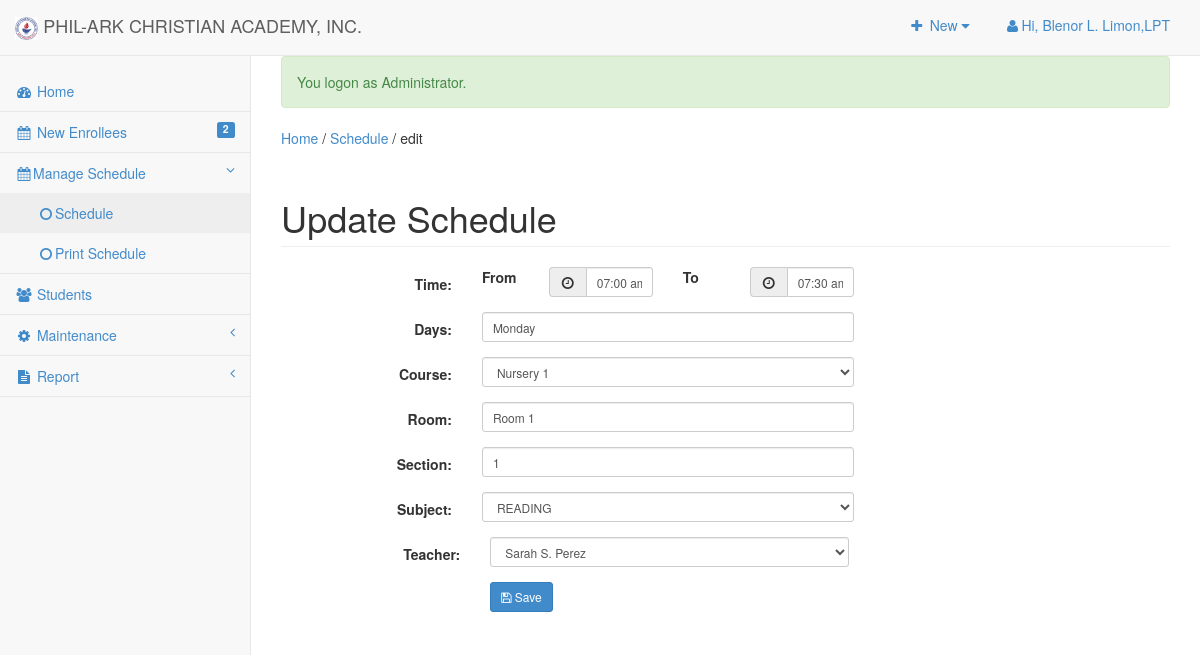
The page /admin/schedule/index.php?view=edit&id=58 (signed in) on the database its author committed.
### tables this page shows
CREATE TABLE `tblsitesettings` (
  `ID` int(11) NOT NULL,
  `Type` varchar(90) NOT NULL,
  `Description` text NOT NULL
);

CREATE TABLE `tblschedule` (
  `schedID` int(11) NOT NULL,
  `TIME_FROM` varchar(90) NOT NULL,
  `TIME_TO` varchar(90) NOT NULL,
  `sched_time` varchar(30) NOT NULL,
  `num_TIME_FROM` tinyint(4) NOT NULL,
  `num_TIME_TO` tinyint(4) NOT NULL,
  `AMPM` int(2) NOT NULL,
  `sched_day` varchar(30) NOT NULL,
  `sched_sy` varchar(30) NOT NULL,
  `sched_room` varchar(30) NOT NULL,
  `SECTION` varchar(30) NOT NULL,
  `COURSE_ID` int(11) NOT NULL,
  `SUBJ_ID` int(11) NOT NULL,
  `INST_ID` int(11) NOT NULL
);

### include/database.php (called while the page is built, shortened)
<?php
class Database {
	var $sql_string = '';
	public $conn;
	public function open_connection() {
		$this->conn = mysqli_connect(server,user,pass);
		if(!$this->conn){
			echo "Problem in database connection! Contact administrator!";
			exit();
		}else{
			$db_select = mysqli_select_db($this->conn,database_name);
		}
	}
	function setQuery($sql='') {
		$this->sql_string=$sql;
	}
	function executeQuery() {
		$result = mysqli_query($this->conn,$this->sql_string);
		return $result;
	}
	private function confirm_query($result) {
		return $result;
	}
	function loadResultList( $key='' ) {
		$cur = $this->executeQuery();
		$array = array();
		while ($row = mysqli_fetch_object($cur)) {
			if ($key) {
				$array[$row->$key] = $row;
			} else {
				$array[] = $row;
			}
		}
		return $array;
	}
	function loadSingleResult() {
		$cur = $this->executeQuery();
		while ($row = mysqli_fetch_object($cur)) {
		return $data = $row;
		}
	}
	public function num_rows($cur) {
		$cur = $this->executeQuery();
		return mysqli_num_rows($cur);
	}
}
     $mydb = new Database();
?>

### admin/schedule/index.php (called while the page is built, shortened)
<?php
require_once ("../theme/templates.php");
?>

### include/schedules.php (called while the page is built, shortened)
<?php
require_once(LIB_PATH.DS.'database.php');
class Schedule {
	protected static  $tblname = "tblschedule";
	function single_schedule($id=""){
			global $mydb;
			$mydb->setQuery("SELECT * FROM ".self::$tblname."
				Where schedID= '{$id}' LIMIT 1");
			$cur = $mydb->loadSingleResult();
			return $cur;
	}
}
?>

### admin/schedule/edit.php (the view, shortened to what this page needs)
<?php
  @$schedID = $_GET['id'];
  $schedule = New Schedule();
  $res = $schedule->single_schedule($schedID);
?>
 <form class="form-horizontal span6" action="controller.php?action=edit" method="POST">
      <div class="row">
         <div class="col-lg-12">
            <h1 class="page-header">Update Schedule</h1>
          </div>
       </div>
                            <div class="form-group">
                    <div class="form-group">
                    <div class="col-md-8">
                      <label class="col-md-4 control-label" for=
                      "sched_time">Time:</label>
                      <div class="col-md-8">
                        <div class="row">
                             <label class="col-md-2">From</label>
                          <div class="col-md-4 input-group">
                           <div class="input-group-addon">
                            <i class="fa fa-clock-o"></i>
                          </div>
                           <input class="form-control input-sm time" id="TIME_FROM" name="TIME_FROM"
                           type="text"  data-inputmask="'alias': 'hh:mm t'" data-mask value="<?php echo $res->TIME_FROM; ?>" >
                          </div>
                          <label class="col-md-2">To</label>
                          <div class="col-md-4 input-group">
                           <div class="input-group-addon">
                              <i class="fa fa-clock-o"></i>
                            </div>
                           <input class="form-control input-sm time" id="TIME_TO" name="TIME_TO" data-inputmask="'alias': 'hh:mm t'"
                           type="text"  data-mask value="<?php echo $res->TIME_TO; ?>">
                          </div>
                        </div>
                      </div>
                    </div>
                  </div>
                  <div class="form-group">
                    <div class="col-md-8">
                      <label class="col-md-4 control-label" for=
                      "sched_day">Days:</label>
                      <div class="col-md-8">
                         <input class="form-control input-sm" id="sched_day" name="sched_day" placeholder=
                            "Day" type="text" value="<?php echo $res->sched_day; ?>">
                      </div>
                    </div>
                  </div>
                  <div class="form-group">
                    <div class="col-md-8">
                      <label class="col-md-4 control-label" for=
                      "COURSE_ID">Course:</label>
                      <div class="col-md-8">
                       <select class="form-control input-sm" name="COURSE_ID" id="COURSE_ID">
                          <?php
                            $mydb->setQuery("SELECT * FROM `course` WHERE COURSE_ID='".$res->COURSE_ID."'" );
                            $cur = $mydb->loadResultList();
                            foreach ($cur as $result) {
                               echo '<option value='.$result->COURSE_ID.' >'.$result->COURSE_LEVEL.' </option>';
                            }
                          ?>
                          <?php
                            $mydb->setQuery("SELECT * FROM `course` WHERE COURSE_ID !='".$res->COURSE_ID."'"  );
                          ?>
                        </select>
                      </div>
                    </div>
                  </div>
                  <div class="form-group">
                    <div class="col-md-8">
                      <label class="col-md-4 control-label" for=
                      "sched_room">Room:</label>
                      <div class="col-md-8">
                         <input class="form-control input-sm" id="sched_room" name="sched_room" placeholder=
                            "Room" type="text" value="<?php echo $res->sched_room; ?>">
                      </div>
                    </div>
                  </div>
                   <div class="form-group">
                    <div class="col-md-8">
                      <label class="col-md-4 control-label" for=
                      "SECTION">Section:</label>
                      <div class="col-md-8">
                         <input class="form-control input-sm" id="SECTION" name="SECTION" placeholder=
                            "Section" type="number" value="<?php echo $res->SECTION; ?>">
                      </div>
                    </div>
                  </div>
                   <div class="form-group " >
                    <div class="col-md-8">
                      <label class="col-md-4 control-label" for=
                      "sched_subject">Subject:</label>
                      <div class="col-md-8">
                      <select class="form-control input-sm" name="SUBJ_ID" id="SUBJ_ID">
                           <?php
                                  $mydb->setQuery("SELECT * FROM `subject` WHERE COURSE_ID='".$res->COURSE_ID."  AND SUBJ_ID=".$res->SUBJ_ID."'" );
                                  $cur = $mydb->loadResultList();
                                  foreach ($cur as $result) {
                                     echo '<option value='.$result->SUBJ_ID.' >'.$result->SUBJ_CODE.' </option>';
                                  }
                                ?>
                                <?php
                                  $mydb->setQuery("SELECT * FROM `subject` WHERE COURSE_ID='".$res->COURSE_ID."  AND SEMESTER='".$res->sched_semester." AND  SUBJ_ID!='".$res->SUBJ_ID."'"  );
                                ?>
                        </select>
                      </div>
                    </div>
              </div>
              <div class="col-md-8">
                      <label class="col-md-4 control-label" for=
                      "INST_ID">Teacher:</label>
                      <div class="col-md-8">
                         <select class="form-control input-sm" name="INST_ID" id="INST_ID">
                          <?php
                            $mydb->setQuery("SELECT * FROM `tblinstructor` WHERE INST_ID='" .$res->INST_ID."'"   );
                            $cur = $mydb->loadResultList();
                            foreach ($cur as $result) {
                              echo '<option value='.$result->INST_ID.' >'.$result->INST_NAME.' </option>';
                            }
                          ?>
                        </select>
                      </div>
                    </div>
                  </div>
             <div class="form-group">
                    <div class="col-md-8">
                      <label class="col-md-4 control-label" for=
                      "idno"></label>
                      <div class="col-md-8">
                       <button class="btn btn-primary btn-sm" name="save" type="submit" ><span class="fa fa-save fw-fa"></span>  Save</button>
                       </div>
                    </div>
                  </div>
        </form>
        </div>

### include/function.php (shortened to what this page needs)
<?php
  function SiteTitle()
	{
		global $mydb;
		$title='';
		$sql = "SELECT * FROM `tblsitesettings` WHERE `Type`='SiteTitle'";
		$mydb->setQuery($sql);
		$maxrow=$mydb->num_rows($mydb->executeQuery());
		if($maxrow > 0){
			$site = $mydb->loadSingleResult();
			echo $title = $site->Description;
		}else{
			echo $title = '';
		}
		return $title;
	}
?>

### admin/css/sb-admin-2.css (style rules this page uses)
body { background-color: #f8f8f8; }

### rows shown on the page
tblsitesettings: Description "PHIL-ARK CHRISTIAN ACADEMY, INC."
tblschedule: TIME_FROM "07:00 am", TIME_TO "07:30 am", sched_day "Monday", sched_room "Room 1", SECTION "1"

### other values the page prints
$_SESSION['ACCOUNT_NAME'] "Blenor L. Limon,LPT"
$enrollees->enrollees "2"
$_SESSION['message'] "You logon as Administrator."
$title "Schedule"
$header "edit"
form field COURSE_ID "Nursery 1"
form field SUBJ_ID "READING"
form field INST_ID "Sarah S. Perez"
